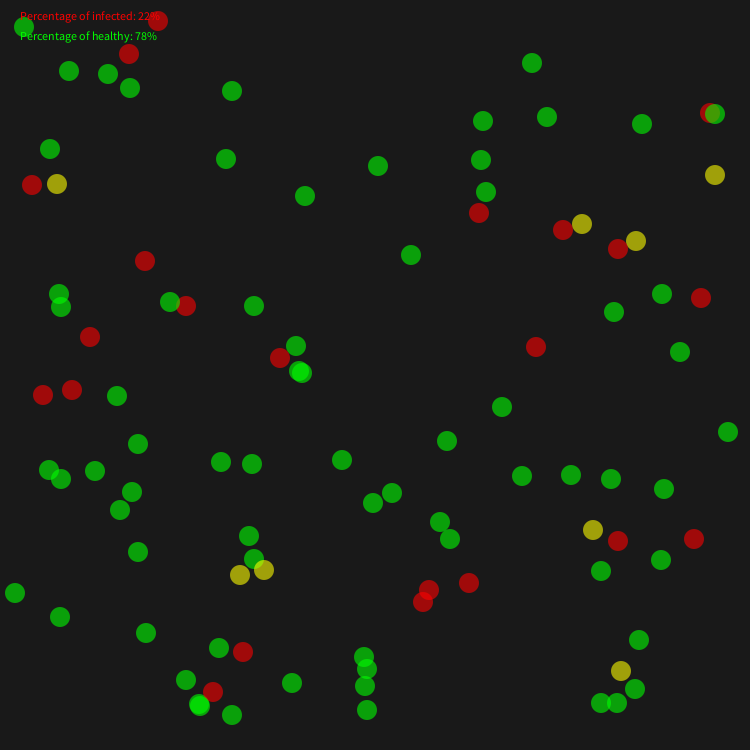
Frame 1 (no input)
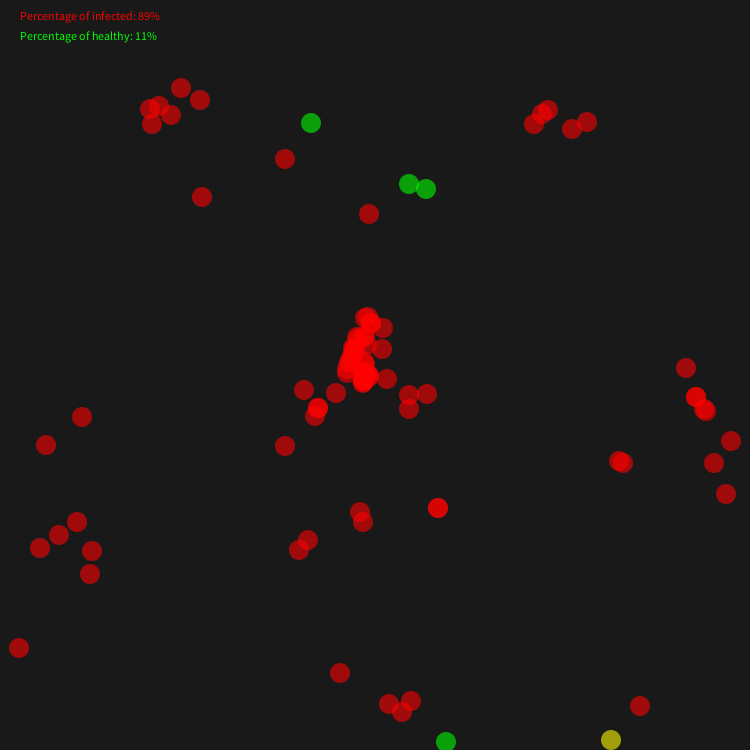
Frame 60 (the mouse pressed at the canvas centre just before this capture)
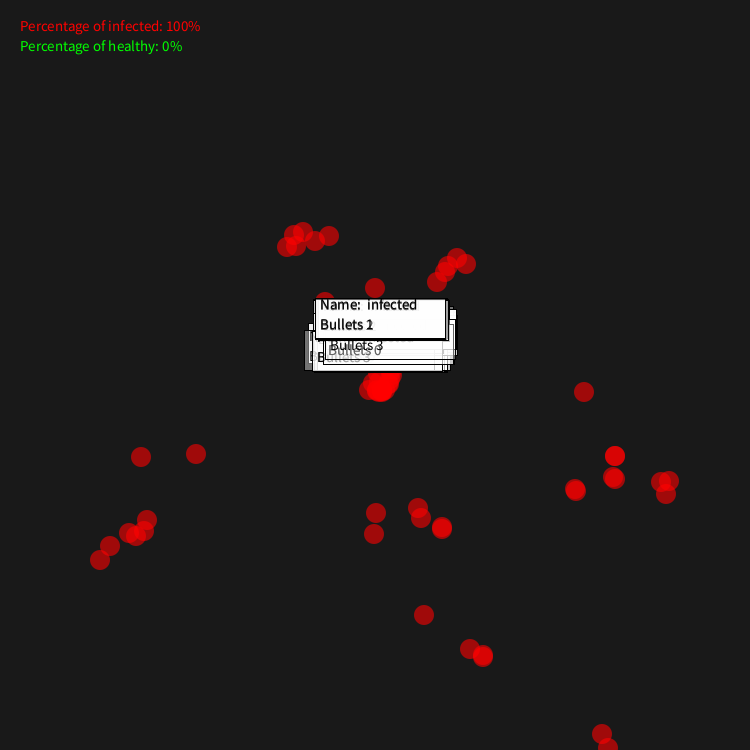
Frame 120 (the mouse held since frame 60 and released just before this capture)

The Processing sketch that drew these frames (run headless with seeded random() and noise(); from frame 60 on, the mouse is pressed at the canvas centre):

// Processing sketch: Question1
// ── Question1.pde
//create a "survivor" class, name, location, infected boolean, injured boolean, number of bullets  //<>// //<>// //<>// //<>//
//carried
//create an array of survivors and draw them on the screen
//choose a certain percentage of survivors to be infected to begin with
int numSurvivors = 100;
int numReinforcements = 2;
Survivor [] survivor = new Survivor[numSurvivors];
Survivor [] reinforcement = new Survivor[numReinforcements];
class Survivor {
  int x;
  int y;
  int diameter;
  boolean infected;
  boolean injured;
  int bullets;
  String name;
  int targetX;
  int targetY;
  boolean targeted;
  int nextX;
  int nextY;
  int survivorState;
  float survivorDirection;
  Survivor() {
    float x = random(1);
    if (x <=0.20) {
      this.name = "infected";
      this.infected = true;
      this.injured = false;
      this.survivorState = infectedWanderState;
      this.bullets = 0;
    }
    if (x > 0.20 && x <= 0.30)
    {
      this.name = "injured";
      this.infected = false;
      this.injured = true;
      this.survivorState = healthyWanderState;
      this.bullets = 3;
    }
    if (x > 0.30)
    {
      this.name = "healthy";
      this.infected = false;
      this.injured = false;
      this.survivorState = healthyWanderState;
      this.bullets = 3;

      ;
    }
  }
}


int survivorSpeed = 2;
int infectedSpeed = 4;
int infectedWanderState = 1;
int healthyWanderState = 2;
int collidedState = 3;





void setup() {
  size(750, 750);
  noStroke();
  int survivorNum = 0;
  while ( survivorNum < numSurvivors) {
    survivor[survivorNum] = new Survivor();
    survivor[survivorNum].diameter = 20;
    int initialX = (int)random(survivor[survivorNum].diameter/2, width-survivor[survivorNum].diameter/2);
    int initialY = (int)random(survivor[survivorNum].diameter/2, height-survivor[survivorNum].diameter/2);
    survivor[survivorNum].x = initialX;
    survivor[survivorNum].y = initialY;
    survivorNum++;
  }
}

void draw () {
  background(25);
  frameRate(30);

  drawSurvivor(survivor);
  labelSurvivor(survivor);
  //   for (int k = 0; k < numSurvivors; k++){
  infectedTarget(survivor);

  moveSurvivor(survivor);
  //check collision every frame:
  for (int i = 0; i < numSurvivors; i++) {

    if (survivor[i].infected == true)
    {
      for (int j = 0; j < numSurvivors; j++) {
        if (survivor[j].infected == false) {
          if (checkCollision(survivor[i], survivor[j]) == true) {
            if (survivor[j].injured == true) {
              float z = random(1);
              if ((z > 0 && z <= 0.60) || survivor[j].bullets == 0) {
                survivor[j].infected = true;
                survivor[j].name = " infected";
              } else {
                survivor[j].bullets--;
                survivor[j].x = width/2;
                survivor[j].y = height/2;
              }
            }
            //check if an infected survior is touching a healthy survivor 
            //if yes, healthy survivor should become infected 30% of the time
            else if (survivor[j].injured == false) {
              float z = random(1);
              if ((z > 0 && z <= 0.30) || survivor[j].bullets == 0) {
                survivor[j].infected = true;
                survivor[j].name = " infected";
              } else {
                survivor[j].bullets--;
                survivor[j].x = width/2;
                survivor[j].y = height/2;
              }
            }
          }
        }
      }
    }
  }  

  //use function checkCollision to check the percentage of healthy survivors every frame
     // if the percentage gets lower than 20%, reinforcements will be called in to help 
    // your shrinking group - 2 non infected survivors will spawn with 25% chancce they will be injured

int healthySurvivor = 0;
  for (int i = 0; i < numSurvivors; i++) {
    if (survivor[i].infected == true) {
      
      for (int j = 0; j < numSurvivors; j++) {
        if (survivor[j].infected == false) {
          healthySurvivor++;
          if (checkCollision(survivor[i], survivor[j])){
            
           if (healthySurvivor < (int)numSurvivors * 0.20){
             fill(0, 0, 255);
        ellipse(width/2, height/2, 100, 100);
             
             
             
             /*for (int m = 0; m < numReinforcements; m++){
          reinforcement[m] = new Survivor();
          reinforcement[m].diameter = 20;
    int initialX = (int)random(survivor[m].diameter/2, width-survivor[m].diameter/2);
    int initialY = (int)random(survivor[m].diameter/2, height-survivor[m].diameter/2);
    reinforcement[m].x = initialX;
    reinforcement[m].y = initialY;
    reinforcement[m].name = "healthy";
    reinforcement[m].injured = false;
    reinforcement[m].infected = false;
           }
           drawSurvivor(reinforcement);
           moveSurvivor(reinforcement); */
           }
            
          }
          }
          }
        }
      }
    }

    //write two functions that take the array of survivors as a parameter
    //one will return a percentage of survivors who are completely healthy among all the survivors
    //color code the type healthy, infected or injured

    void drawSurvivor( Survivor [] s) {
      int numberOfInfected = 0;
      int numberOfHealthy = 0;
      for ( int i = 0; i < numSurvivors; i++) {

        if (s[i].name == "infected" || s[i].infected == true)
        {
          fill(255, 0, 0, 150);
          numberOfInfected ++;
        } else if (s[i].name == "injured")
        {
          fill(255, 255, 0, 150);
          numberOfHealthy++;
        } else 
        {
          fill(0, 255, 0, 150);
          numberOfHealthy++;
        }

        ellipse( s[i].x, s[i].y, s[i].diameter, s[i].diameter);
      }
      fill(255, 0, 0);
      text("Percentage of infected: " + numberOfInfected + "%", 20, 20);
      fill(0, 255, 0);
      text("Percentage of healthy: " + numberOfHealthy+ "%", 20, 40);
    }

    //second function will return the number of bullets in the possession of healthy survivors
    //write code that calls the two functions and draws the numbers with appropriate labels
    void labelSurvivor( Survivor [] s) { 
      int z = 0;
      boolean labelledSurvivor = false;
      for (int i = 0; i < numSurvivors; i++)
      {
        if (dist(s[i].x, s[i].y, mouseX, mouseY) < s[i].diameter)
        {   
          labelledSurvivor = true;
          z = i;
        }
        if (labelledSurvivor == true) {

          fill(255, 255, 255, 100);
          stroke(0);
          rectMode(CENTER);
          rect(s[z].x, s[z].y-40, 130, 40);
          fill(0);
          textSize(15);
          textAlign(LEFT, TOP);
          String name = "Name: " + s[z].name;
          String bullets = "Bullets " + s[z].bullets;
          text(name, s[z].x-60, s[z].y-60);
          text(bullets, s[z].x-60, s[z].y-40);
          noStroke();
        }
      }
    }
    //movement wandering movement, 
    //infected should slowly wander towards the closest of the non infected survivors
    //healthy and injured should wander away from the closest infected
    //healthy move quicker then injured

    void moveSurvivor(Survivor [] s) {


      for ( int g = 0; g < numSurvivors; g++) {

        if (s[g].infected == true) {

          s[g].nextX = s[g].x + int((infectedSpeed)*cos(s[g].survivorDirection));
          s[g].nextY = s[g].y + int((infectedSpeed) * sin(s[g].survivorDirection));

          int crossProduct = (s[g].nextX -s[g].x)*(s[g].targetY - s[g].y) -
            (s[g].nextY - s[g].y)*(s[g].targetX - s[g].x);

          if (dist(s[g].nextX, s[g].nextY, s[g].targetX, s[g].targetY) > 15)
          {
            s[g].x = s[g].nextX;
            s[g].y = s[g].nextY;
          } 
          final int angle = 30;
          if (crossProduct < 0)
          {
            s[g].survivorDirection -= radians(angle);
          } else {
            s[g].survivorDirection += radians(angle);
          }
        } else if (s[g].infected == false) {
          s[g].nextX = s[g].x + int((survivorSpeed)* -cos(s[g].survivorDirection));
          s[g].nextY = s[g].y + int((survivorSpeed) * sin(s[g].survivorDirection));

          int crossProduct = (s[g].nextX -s[g].x)*(s[g].targetY - s[g].y) -
            (s[g].nextY - s[g].y)*(s[g].targetX - s[g].x);



          //     float differenceX = s[g].targetY -s[g].y;
          //   float differenceY = s[g].targetX =s[g].x;

          // survivorDirection = atan2(differenceY, differenceX);
          if (dist(s[g].nextX, s[g].nextY, s[g].targetX, s[g].targetY) > 30)
          {
            s[g].x = s[g].nextX;
            s[g].y = s[g].nextY;
          } 
          final int angle = 30;
          if (crossProduct < 0)
          {
            s[g].survivorDirection -= radians(angle);
          } else {
            s[g].survivorDirection += radians(angle);
          }
        }
      }
    }


    void infectedTarget(Survivor [] s) {

      for (int k = 0; k < numSurvivors; k++) {

        //calculate the closest infected survivor
        //the closest infected survivor to a healthy survivor = the distance between the healthy survivor and its closest infected survivor min

        if ( s[k].infected == true) { //if the survivor is infected
          float closestDistance = 9999;
          for (int j = 0; j < numSurvivors; j++) { //for the array of survivors

            if ( s[j].infected == false ) { //if the survivor is healthy
              int px = s[k].x;
              int qx = s[j].x;
              int py = s[k].y;
              int qy = s[j].y;

              if (dist (px, py, qx, qy) < closestDistance)
              //if the distance between the infected 
              //survivor to the next healthy survivor is smaller then 9999
              {
                //closest distance is the distance between the infected and the closer healthy survivor
                closestDistance = dist(px, py, qx, qy);
                s[k].targetX = qx;
                s[k].targetY = qy;
                s[j].targetX = px;
                s[j].targetY = py;
              }
            }
          }
        }
      }
    }


    //function called checkCollision
    //takes two survivor objects and returns a boolean
    //returns true if touching/overlapping, false otherwise
    //check every frame (check if true in draw)

 
    boolean checkCollision (Survivor i, Survivor h)
    {
      if (dist(i.x, i.y, h.x, h.y) < 30) {

        return true;
      } else {
        return false;
      }
    }

    //other requirements:
    //infected win about 50% of the time - keep population below 20%
    //humans win 50% of the time - keep population above 20%
